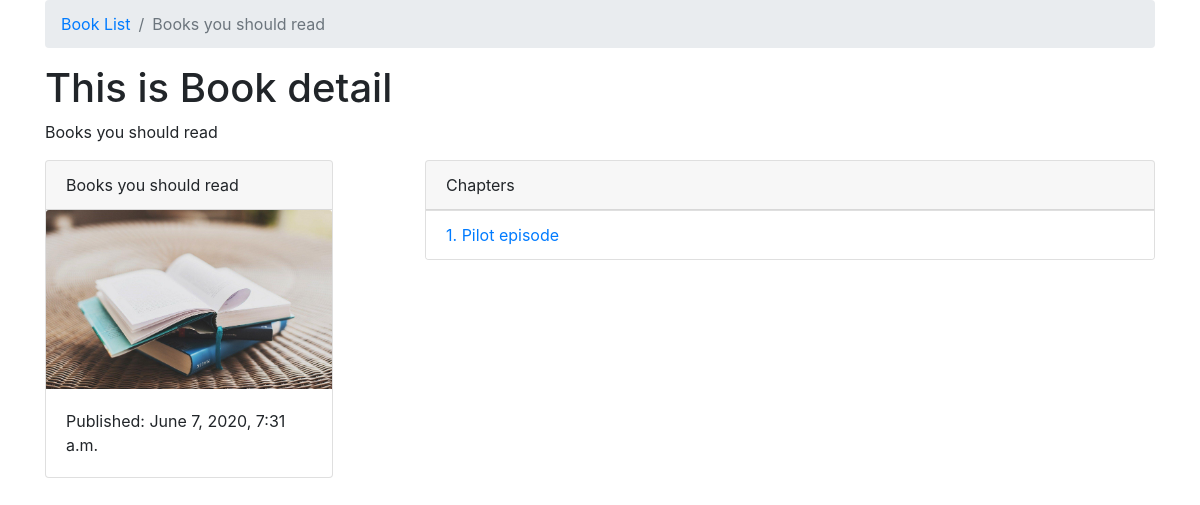
Page /text-book/ on the committed database.
### books/models.py (models this page shows, shortened)
class Book(models.Model):
    authors = models.ManyToManyField(Author)
    title = models.CharField(max_length=100)
    publication_date = models.DateTimeField()
    isbn = models.CharField(max_length=16)
    slug = models.SlugField()
    cover = models.ImageField()
    price = models.FloatField()
    def __str__(self):
        return self.title

class Chapter(models.Model):
    book = models.ForeignKey(Book, on_delete=models.CASCADE)
    chapter_number = models.IntegerField()
    title = models.CharField(max_length=100)
    def get_absolute_url(self):
        return reverse("books:chapter-detail", kwargs={
        'book_slug':self.book.slug,
        'chapter_number': self.chapter_number
        })

### books/views.py (the view)
# urls.py: path('<slug>/', book_detail, name = 'book-detail'),
def book_detail(request, slug):
    book = get_object_or_404(Book, slug = slug)
    context ={
        'book': book
    }
    return render(request, 'book_detail.html', context)

### templates/book_detail.html
{% extends "base.html" %}
{% block breadcrumb %}
  <li class="breadcrumb-item" aria-current="page">
    <a href="{% url 'books:book-list'  %}">Book List</a></li>
  <li class="breadcrumb-item active" aria-current="page">{{book.title}}</li>
{% endblock breadcrumb %}
{% block content %}
<h1>This is Book detail</h1>
  <p>{{ book }} </p>
<div class="row">
  <main class="col-md-4">
      <div class="card" style="width: 18rem;">
        <div class="card-header">
          {{book.title}}
        </div>
          <img src="{{book.cover.url}}" class="card-img-top" alt="...">
          <div class="card-body">
            <p class="card-text">Published: {{book.publication_date}}</p>
          </div>
      </div>
  </main>
  <aside class="col-md-8">
    <div class="card" >
        <div class="card-header">
          Chapters
        </div>
        <ul class="list-group list-group-flush">
          {% for chapter in book.chapter_set.all %}
            <li class="list-group-item"><a href="{{ chapter.get_absolute_url }}">
              {{chapter.chapter_number}}. {{chapter.title}}
            </a></li>
          {% endfor %}
        </ul>
    </div>
  </aside>
</div>
{% endblock content %}

### rows in the picture
Book: title "Books you should read", cover (picture), publication_date "June 7, 2020, 7:31 a.m."
Chapter: chapter_number "1", title "Pilot episode"
